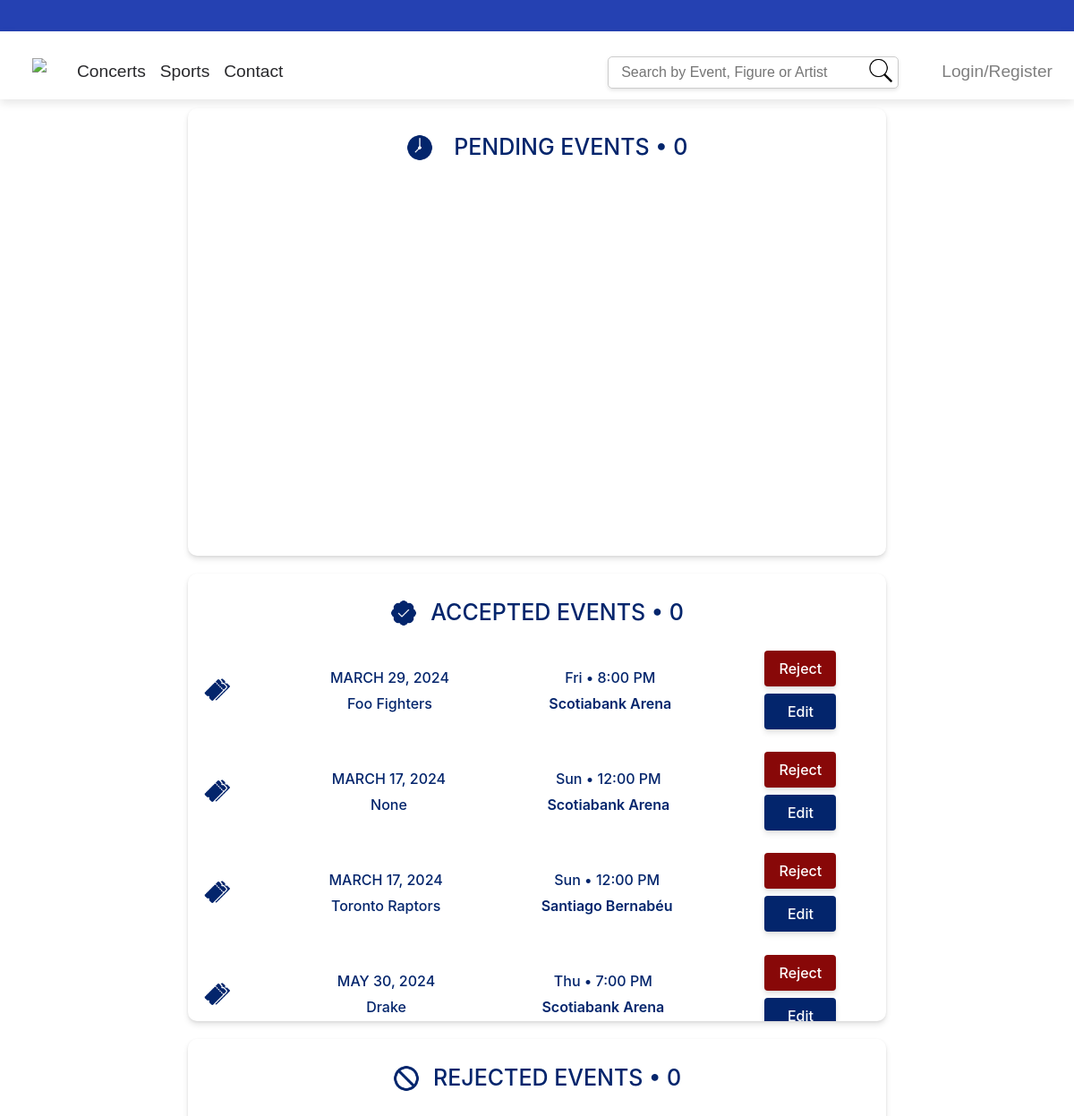
The page /admin_review/ on the database as committed earlier.
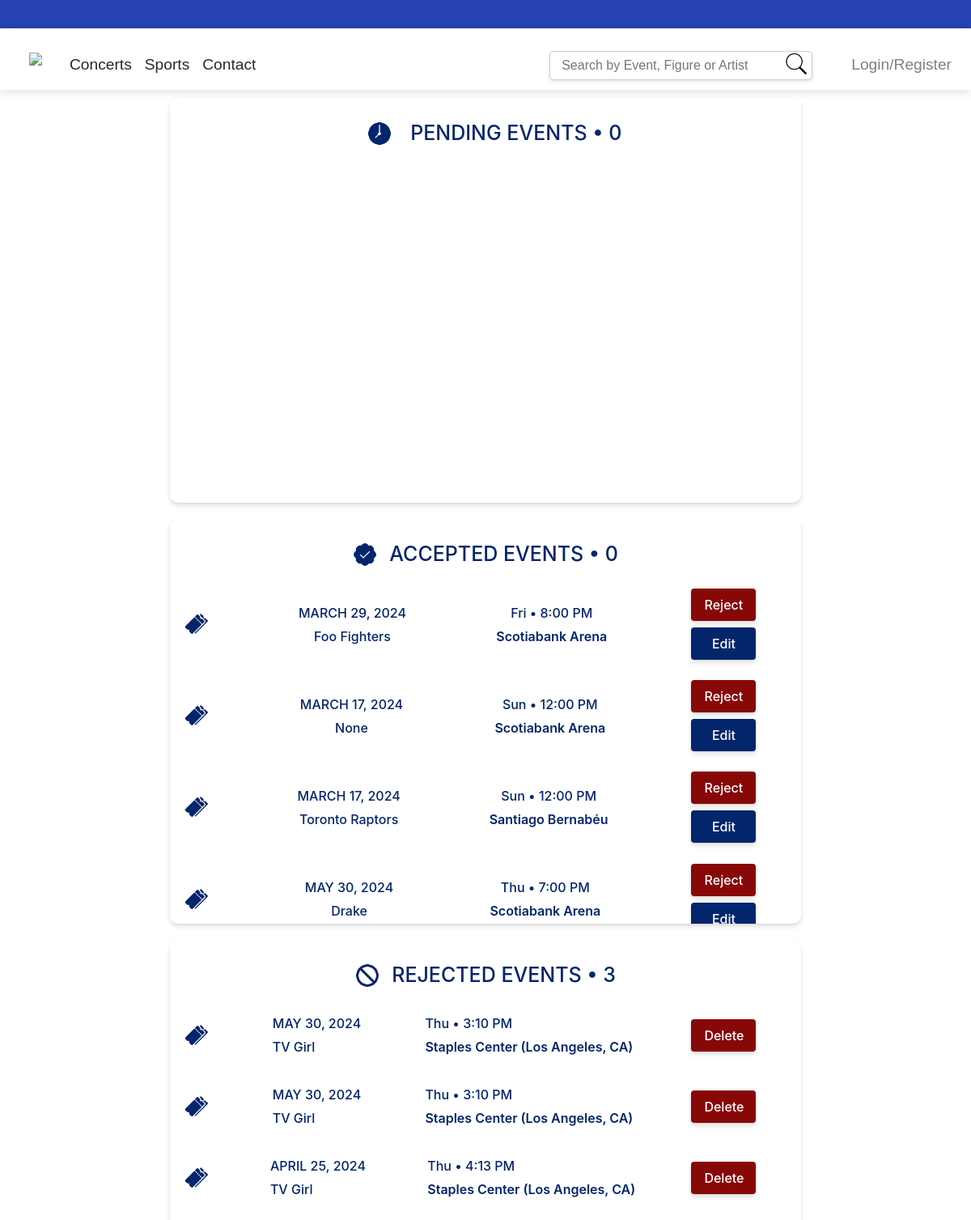
The same page on the database as committed later.
### tixx/models.py (models this page shows, shortened)
class Event(models.Model):
    eventName = models.CharField(max_length=100)
    eventDate = models.DateField()
    eventTime = models.TimeField(default='12:00')
    eventId = models.AutoField(primary_key=True)
    eventLocation = models.CharField(max_length=100)
    eventDescription = models.CharField(max_length=250)
    eventStatus = models.CharField(max_length=10)
    eventGenre = models.CharField(max_length=100, default="none")
    eventImage = models.ImageField(upload_to='event_images/', null=True, blank=True)
    arenaId = models.ForeignKey(Arena,on_delete=models.SET_NULL, null=True)
    adminCheck = models.BooleanField(default=False)
    isRejected = models.BooleanField(default=False)
    figureId = models.ForeignKey(Figure, on_delete=models.SET_NULL, null=True)

class Figure(models.Model):
    figureName = models.CharField(max_length=100, unique=True)
    figureGenre = models.CharField(max_length=100)
    figurePicture = models.ImageField(upload_to='figure_images/', null=True, blank=True)
    carouselImage = models.ImageField(upload_to='carousel_images/', null=True, blank=True)
    figureAbout = models.CharField(max_length=2000, blank=True)
    def __str__(self):
        return self.figureName

class Arena(models.Model):
    arenaId = models.CharField(primary_key=True, max_length=5)
    arenaName = models.CharField(max_length=50)
    arenaCapacity = models.IntegerField()
    def __str__(self):
     return self.arenaName

### tixx/views.py (the view, shortened to what this page needs)
# urls.py: path('admin_review/', views.admin_review, name='admin_review'),
def admin_review(request):
    pendingCount = Event.objects.filter(adminCheck=False, isRejected=False).count()
    acceptedCount = Event.objects.filter(adminCheck=True, isRejected=False).count()
    rejectedCount = Event.objects.filter(adminCheck=False, isRejected=True).count()
    pendingEvents = Event.objects.filter(adminCheck=False, isRejected=False)
    acceptedEvents = Event.objects.filter(adminCheck=True, isRejected=False)
    rejectedEvents = Event.objects.filter(adminCheck=False, isRejected=True)
    return render(request, 'admin_review.html', {
        'pendingEvents': pendingEvents,
        'acceptedEvents': acceptedEvents,
        'rejectedEvents': rejectedEvents,
        'pendingCount': pendingCount,
        'acceptedCount': acceptedCount,
        'rejectedCount': rejectedCount,
    })

### tixx/templates/admin_review.html (shortened to what this page needs)
{% extends "base.html" %}
{% block content %}
{% load static %}
<link rel="stylesheet" href="{% static 'css/admin_review.css' %}">
    <div class="events-review">
        <div class="pending">
            <p class="p-icon">
                <img src="{% static 'icons/pending.png' %}" alt="Pending Icon" class="icon">
                PENDING EVENTS • {{ pendingCount }}
            </p>
        </div>
        <div class="accepted">
            <p class="p-icon">
                <img src="{% static 'icons/check.png' %}" alt="Check Icon" class="icon">
                ACCEPTED EVENTS • {{ pendingCount }}
            </p>
            {% for event in acceptedEvents %}
            <div class="event">
                <div class="event-info">
                    <img src="{% static 'icons/tickets.png' %}" class="event-icon">
                    <div class="event-date">
                        <p id="eventDate">{{ event.eventDate }}</p>
                        <p>{{ event.figureId }}</p>
                    </div>
                    <div class="event-details">
                        <p>{{ event.eventDate|date:"D" }} • {{ event.eventTime|time:"g:i A" }}</p>
                        <p><span class="bold">{{ event.arenaId }}</span></p>
                    </div>
                    <form method="post" class="d-flex flex-column align-items-center">
                        <button type="submit" name="reject" class="btn btn-primary" id="reject">Reject</button>
                        {% if event.eventId %}
                            <a href="{% url 'admin:tixx_event_change' event.eventId %}" class="btn btn-primary" id="edit">Edit</a>
                        {% endif %}
                    </form>
                </div>
            </div>
        {% endfor %}
        </div>
        <div class="rejected">
            <p class="p-icon">
                <img src="{% static 'icons/reject.png' %}" alt="Reject Icon" class="icon">
                REJECTED EVENTS • {{ rejectedCount }}
            </p>
            {% for event in rejectedEvents %}
            <div class="event">
                <div class="event-info">
                    <img src="{% static 'icons/tickets.png' %}" class="event-icon">
                    <div class="event-date">
                        <p id="eventDate">{{ event.eventDate }}</p>
                        <p>{{ event.figureId }}</p>
                    </div>
                    <div class="event-details">
                        <p>{{ event.eventDate|date:"D" }} • {{ event.eventTime|time:"g:i A" }}</p>
                        <p><span class="bold">{{ event.arenaId }}</span></p>
                    </div>
                    <form method="post" class="d-flex flex-column align-items-center">
                        <button type="submit" name="delete" class="btn btn-primary" id="delete">Delete</button>
                    </form>
                </div>
            </div>
            {% endfor %}
        </div>
    </div>
</body>
</html>
{% endblock %}

Rows that differ between the two databases and show on the page:
added Event: eventDate "MAY 30, 2024", figureId "TV Girl", eventDate "Thu", eventTime "3:10 PM", arenaId "Staples Center (Los Angeles, CA)"
added Event: eventDate "MAY 30, 2024", figureId "TV Girl", eventDate "Thu", eventTime "3:10 PM", arenaId "Staples Center (Los Angeles, CA)"
added Event: eventDate "APRIL 25, 2024", figureId "TV Girl", eventDate "Thu", eventTime "4:13 PM", arenaId "Staples Center (Los Angeles, CA)"
Other text that changed with them:
{{ rejectedCount }}: "0" → "3"
